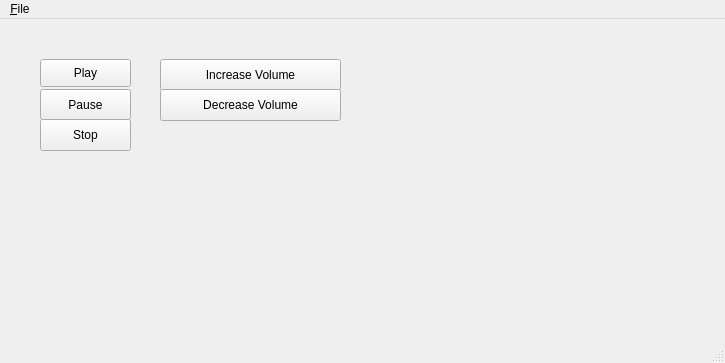
<?xml version="1.0" encoding="UTF-8"?>
<ui version="4.0">
 <class>MainWindow</class>
 <widget class="QMainWindow" name="MainWindow">
  <property name="geometry">
   <rect>
    <x>0</x>
    <y>0</y>
    <width>725</width>
    <height>363</height>
   </rect>
  </property>
  <property name="windowTitle">
   <string>MainWindow</string>
  </property>
  <widget class="QWidget" name="centralwidget">
   <widget class="QPushButton" name="play_button">
    <property name="geometry">
     <rect>
      <x>40</x>
      <y>40</y>
      <width>91</width>
      <height>28</height>
     </rect>
    </property>
    <property name="text">
     <string>Play</string>
    </property>
   </widget>
   <widget class="QPushButton" name="pause_button">
    <property name="geometry">
     <rect>
      <x>40</x>
      <y>70</y>
      <width>91</width>
      <height>31</height>
     </rect>
    </property>
    <property name="text">
     <string>Pause</string>
    </property>
   </widget>
   <widget class="QPushButton" name="raise_volume_button">
    <property name="geometry">
     <rect>
      <x>160</x>
      <y>40</y>
      <width>181</width>
      <height>32</height>
     </rect>
    </property>
    <property name="text">
     <string>Increase Volume</string>
    </property>
   </widget>
   <widget class="QPushButton" name="lower_volume_button">
    <property name="geometry">
     <rect>
      <x>160</x>
      <y>70</y>
      <width>181</width>
      <height>32</height>
     </rect>
    </property>
    <property name="text">
     <string>Decrease Volume</string>
    </property>
   </widget>
   <widget class="QPushButton" name="stop_button">
    <property name="geometry">
     <rect>
      <x>40</x>
      <y>100</y>
      <width>91</width>
      <height>32</height>
     </rect>
    </property>
    <property name="text">
     <string>Stop</string>
    </property>
   </widget>
  </widget>
  <widget class="QMenuBar" name="menubar">
   <property name="geometry">
    <rect>
     <x>0</x>
     <y>0</y>
     <width>725</width>
     <height>22</height>
    </rect>
   </property>
   <widget class="QMenu" name="menuFile">
    <property name="title">
     <string>&amp;File</string>
    </property>
    <addaction name="action_open"/>
    <addaction name="action_quit"/>
   </widget>
   <addaction name="menuFile"/>
  </widget>
  <widget class="QStatusBar" name="statusbar"/>
  <action name="action_open">
   <property name="text">
    <string>&amp;Open</string>
   </property>
  </action>
  <action name="action_quit">
   <property name="text">
    <string>&amp;Quit</string>
   </property>
  </action>
 </widget>
 <resources/>
 <connections/>
</ui>
